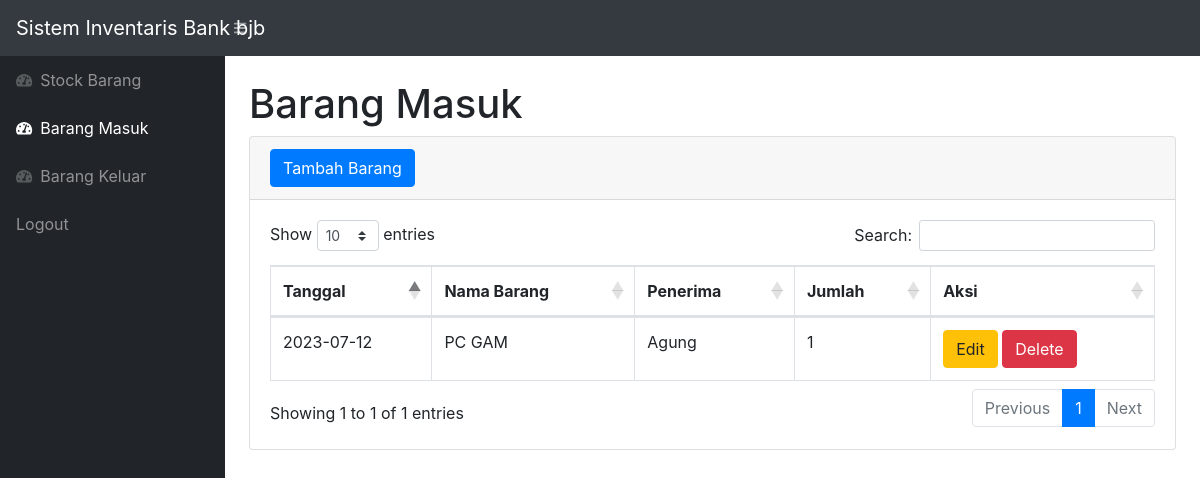
The app's page /masuk.php (signed in), older data.
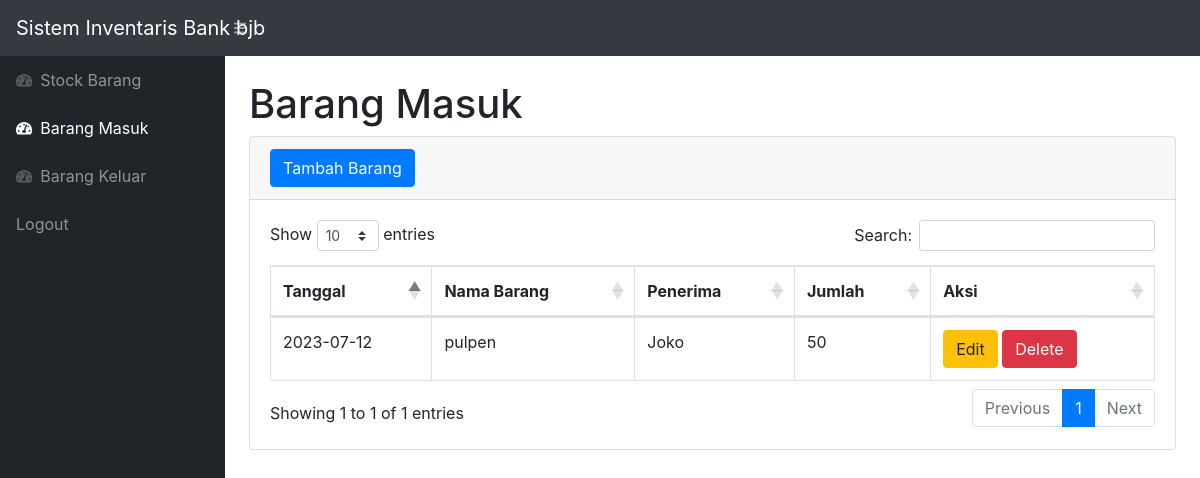
The same page, newer data.
### tables this page shows
CREATE TABLE `masuk` (
  `idmasuk` int(11) NOT NULL,
  `idbarang` int(150) NOT NULL,
  `penerima` varchar(64) NOT NULL,
  `tanggal` date NOT NULL DEFAULT current_timestamp(),
  `qty` int(50) NOT NULL
);

CREATE TABLE `stock` (
  `idbarang` int(11) NOT NULL,
  `namabarang` varchar(50) NOT NULL,
  `deskripsi` varchar(50) NOT NULL,
  `keterangan` varchar(50) NOT NULL,
  `harga` int(50) NOT NULL,
  `jumlah` int(50) NOT NULL,
  `total` int(50) NOT NULL
);

### masuk.php (the view, shortened to what this page needs)
<!-- <?php
require 'function.php';
?> -->
<!DOCTYPE html>
<html lang="en">
    <head>
        <link href="css/styles.css" rel="stylesheet" />
        <link href="https://cdn.datatables.net/1.10.20/css/dataTables.bootstrap4.min.css" rel="stylesheet" />
    </head>
    <body class="sb-nav-fixed">
        <nav class="sb-topnav navbar navbar-expand navbar-dark bg-dark">
            <a class="navbar-brand" href="index.php">Sistem Inventaris Bank bjb</a>
            <button class="btn btn-link btn-sm order-1 order-lg-0" id="sidebarToggle" href="#"><i class="fas fa-bars"></i></button>
        </nav>
        <div id="layoutSidenav">
            <div id="layoutSidenav_nav">
                <nav class="sb-sidenav accordion sb-sidenav-dark" id="sidenavAccordion">
                    <div class="sb-sidenav-menu">
                        <div class="nav">
                        <a class="nav-link" href="index.php">
                                <div class="sb-nav-link-icon"><i class="fas fa-tachometer-alt"></i></div>
                                Stock Barang
                            </a>
                            <a class="nav-link" href="masuk.php">
                                <div class="sb-nav-link-icon"><i class="fas fa-tachometer-alt"></i></div>
                                Barang Masuk
                            </a>
                            <a class="nav-link" href="keluar.php">
                                <div class="sb-nav-link-icon"><i class="fas fa-tachometer-alt"></i></div>
                                Barang Keluar
                            </a>
                            <a class="nav-link" href="logout.php">
                                Logout
                            </a>
                        </div>
                    </div>
                </nav>
            </div>
            <div id="layoutSidenav_content">
                <main>
                    <div class="container-fluid">
                        <h1 class="mt-4">Barang Masuk</h1>
                        <div class="card mb-4">
                            <div class="card-header">
                                <button type="button" class="btn btn-primary" data-toggle="modal" data-target="#myModal">
                                    Tambah Barang
                                 </button>
                            </div>
                            <div class="card-body">
                                <div class="table-responsive">
                                    <table class="table table-bordered" id="dataTable" width="100%" cellspacing="0">
                                        <thead>
                                            <tr>
                                                <th>Tanggal</th>
                                                <th>Nama Barang</th>
                                                <th>Penerima</th>
                                                <th>Jumlah</th>
                                                <th>Aksi</th>
                                            </tr>
                                        </thead>
                                        <tbody>
                                        <?php
                                            $ambil_alldatastock = mysqli_query($conn,"SELECT * FROM masuk m, stock s WHERE s.idbarang=m.idbarang");
                                            while ($data=mysqli_fetch_array($ambil_alldatastock)) :
                                                $idb = $data['idbarang'];
                                                $tanggal = $data['tanggal'];
                                                $namabarang = $data['namabarang'];
                                                $penerima = $data['penerima'];
                                                $qty = $data['qty'];
                                            ?>
                                            <tr>
                                                <td><?=$tanggal?></td>
                                                <td><?=$namabarang?></td>
                                                <td><?=$penerima?></td>
                                                <td><?=$qty ?></td>
                                                <td>
                                                        <button type="button" class="btn btn-warning" data-toggle="modal" data-target="#edit<?=$idb;?>">
                                                            Edit
                                                        </button>
                                                        <button type="button" class="btn btn-danger" data-toggle="modal" data-target="#delete<?=$idb;?>">
                                                            Delete
                                                        </button>
                                                </td>
                                            </tr>
                                            <?php
                                                endwhile;
                                            ?>
                                        </tbody>
                                    </table>
                                </div>
                            </div>
                        </div>
                    </div>
                </main>
            </div>
        </div>
    </body>
</html>

Row changes from the older to the newer data that the page shows:
removed masuk: tanggal "2023-07-12", idbarang.namabarang "PC GAM", penerima "Agung", qty "1"
added masuk: tanggal "2023-07-12", idbarang.namabarang "pulpen", penerima "Joko", qty "50"
